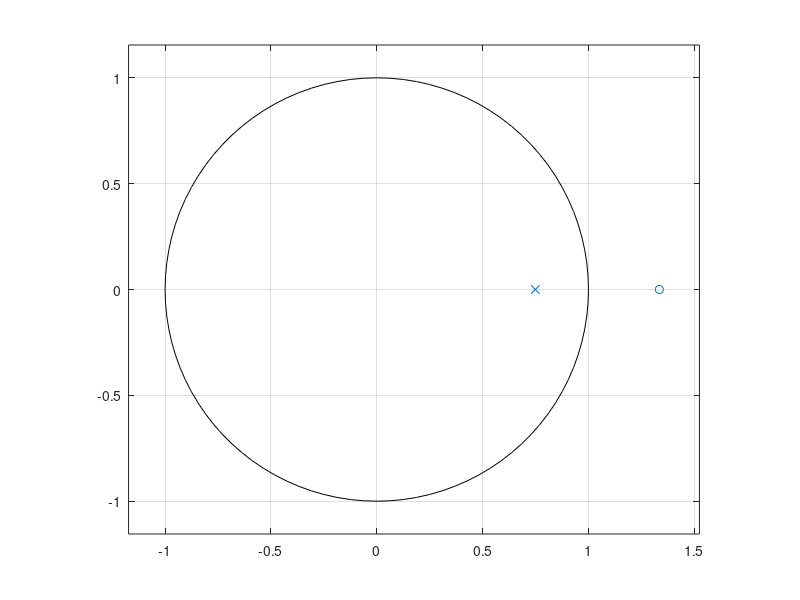
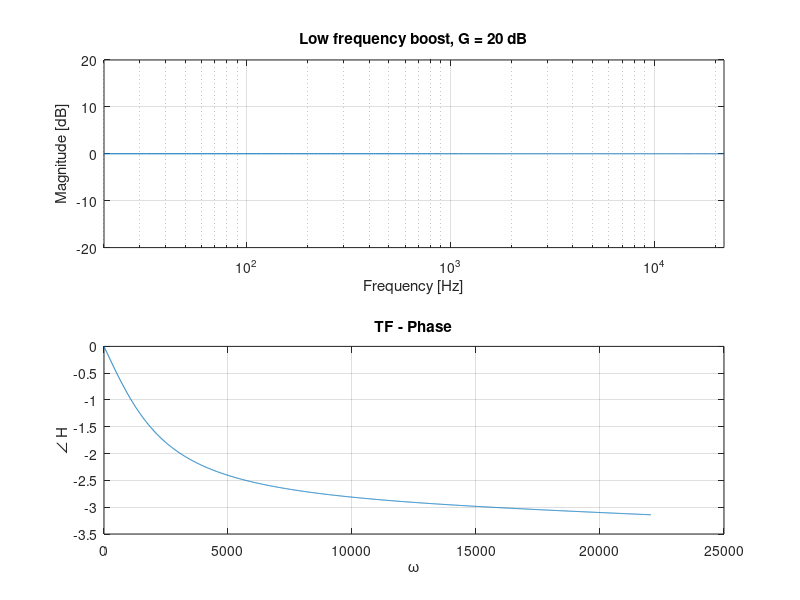

These charts were generated, in order, by the following MATLAB code:
%% First order shelving filter
%  Lucio Bianchi - 03/04/2015

clear
close all
clc

%% Parameters
fs = 44100; % sampling frequency [Hz]
Nfft = 4096; % number of FFT bins
f = 0:fs/Nfft:fs-fs/Nfft;

%% Low frequency shelving
fc = 2000; % cutoff frequency [Hz]
Wc = 2*pi*fc/fs; % normalized cutoff frequency

% Boost
G = 20; % logarithmic gain [dB]
V0 = 10^(G/20);
H0 = V0-1;

a1 = (tan(Wc/2)-1) / (tan(Wc/2)+1);

num = [a1, 1];
den = [1, a1];
zplane(num,den);
H = freqz(num, den, f(1:Nfft/2+1), fs);

figure,
subplot(2,1,1)
semilogx(f(1:Nfft/2+1), 20*log10(abs(H))), grid, title(['Low frequency boost, G = ' num2str(G) ' dB'])
xlabel('Frequency [Hz]'), ylabel('Magnitude [dB]')
axis([20 f(Nfft/2+1) -20 20])

subplot(2,1,2)
plot(f(1:Nfft/2+1), angle(H));
ylabel('\angle H'); % label left y-axis
xlabel('\omega'); % label x-axis
title('TF - Phase');
grid on

